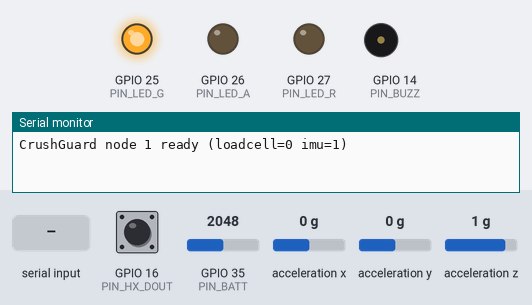
Simulated run of this sketch. Board: ESP32. Shown: output pins drawn as LEDs (lit = HIGH), buzzer (waves = sounding, pin HIGH), the last lines printed to the serial monitor. Wiring (inferred from the names in the program): MPU-6050 motion sensor at I2C address 0x68. The inputs (shaded band) are chosen by the test bench; at power-on: GPIO 16 (PIN_HX_DOUT) HIGH, GPIO 35 (PIN_BATT) = 2048, acceleration x 0 g, acceleration y 0 g, acceleration z 1 g. EEPROM starts erased; pins used as bus, display or sensor lines are not drawn.

Above: at 2.7 s.
2.8 s: "info\n" received over Serial
4.3 s: "id 90\n" received over Serial
5.8 s: "thr 90\n" received over Serial
7.3 s: GPIO 16 (PIN_HX_DOUT) pulsed LOW 5 times (0.12 s each, 0.3 s apart)
At 8.45 s:
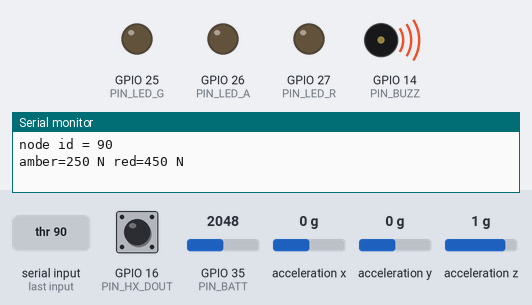
At 8.95 s:
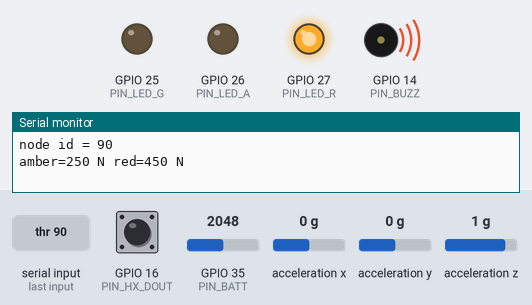
10.3 s: GPIO 16 (PIN_HX_DOUT) driven LOW
At 11.0 s:
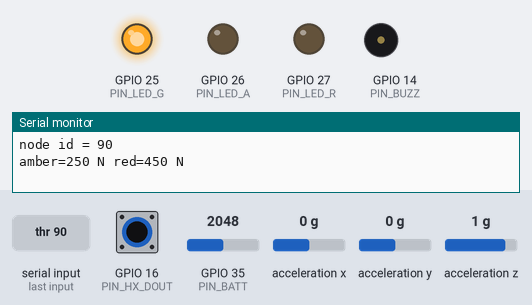
Timing chart, 0 to 12.8 s (numbered marks = the images above; inputs shaded):
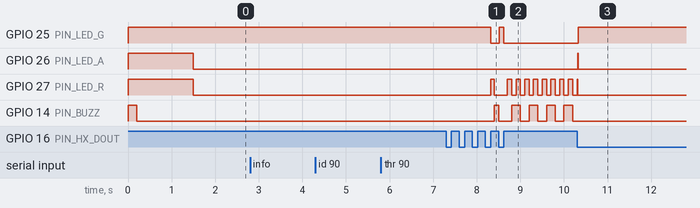

The sketch:

node.ino
```cpp
/*
  CrushGuard barricade node (ESP32)
  ---------------------------------
  Measures how hard a crowd is pushing on a barricade and how much it is surging,
  shows a local green/amber/red beacon, and streams telemetry over ESP-NOW.

  Hardware (no extra libraries needed; HX711 and MPU6050 are driven directly):
    HX711  DOUT -> GPIO16   SCK -> GPIO4    VCC 3.3V  GND
    MPU6050 SDA -> GPIO21   SCL -> GPIO22   VCC 3.3V  GND
    LEDs   GREEN -> GPIO25  AMBER -> GPIO26  RED -> GPIO27   (each via 220R to GND)
    Buzzer (active, 3.3-5V) -> GPIO14 (via NPN transistor if >20 mA)
    Battery: LiPo+ -> 100k -> GPIO35 -> 100k -> GND
    Load cell: bar load cell (e.g. 20 kg / 50 kg) inside the clamp, E+/E-/A+/A- to HX711

  USB serial commands (115200 baud), saved in flash:
    id <n>        set node id (flash the same firmware on every node, then set id)
    tare          zero the load cell (nothing touching the barricade)
    cal <newtons> put a known load on the clamp (e.g. 10 kg weight = 98.1) then run
    thr <amber> <red>   local thresholds in newtons
    info          print current settings and readings
*/
#include <WiFi.h>
#include <esp_now.h>
#include <esp_wifi.h>
#include <Wire.h>
#include <Preferences.h>
#include "esp_arduino_version.h"
#include "cg_protocol.h"
#include "crush_metrics.h"

// ---------- pins ----------
const int PIN_HX_DOUT = 16, PIN_HX_SCK = 4;
const int PIN_LED_G = 25, PIN_LED_A = 26, PIN_LED_R = 27, PIN_BUZZ = 14;
const int PIN_BATT = 35;
const uint8_t MPU_ADDR = 0x68;

// ---------- settings (persisted) ----------
Preferences prefs;
uint8_t nodeId = 1;
long    tareRaw = 0;
float   scaleNPerCount = 0.0005f;   // replaced by 'cal'
float   amberN = 250, redN = 450;   // demo defaults; set from the barricade's rated load

// ---------- state ----------
CrushMetrics metrics;
CollapseDetector collapse;
bool loadcellOk = false, imuOk = false, collapsed = false;
float tiltDeg = 0;
uint8_t level = CG_GREEN, localLvl = CG_GREEN;
uint8_t overrideLevel = 0; uint32_t overrideUntil = 0;
uint32_t identifyUntil = 0;
uint16_t seq = 0;
float swayRms = 0;
volatile bool pendingTare = false;
const uint8_t BROADCAST[6] = {0xFF, 0xFF, 0xFF, 0xFF, 0xFF, 0xFF};
portMUX_TYPE hxMux = portMUX_INITIALIZER_UNLOCKED;

// ================= HX711 (bit-banged, gain 128, channel A) =================
bool hxReady() { return digitalRead(PIN_HX_DOUT) == LOW; }

long hxRead() {
  long v = 0;
  portENTER_CRITICAL(&hxMux);            // timing-critical: SCK high must stay < 60 us
  for (int i = 0; i < 24; i++) {
    digitalWrite(PIN_HX_SCK, HIGH); delayMicroseconds(1);
    v = (v << 1) | digitalRead(PIN_HX_DOUT);
    digitalWrite(PIN_HX_SCK, LOW);  delayMicroseconds(1);
  }
  digitalWrite(PIN_HX_SCK, HIGH); delayMicroseconds(1);   // 25th pulse -> gain 128
  digitalWrite(PIN_HX_SCK, LOW);
  portEXIT_CRITICAL(&hxMux);
  if (v & 0x800000) v |= 0xFF000000;    // sign-extend 24-bit
  return v;
}

long hxAverage(int n) {
  long long sum = 0; int got = 0; uint32_t t0 = millis();
  while (got < n && millis() - t0 < 3000) {
    if (hxReady()) { sum += hxRead(); got++; }
    delay(1);
  }
  return got ? (long)(sum / got) : 0;
}

// ================= MPU6050 (raw registers) =================
bool mpuInit() {
  Wire.beginTransmission(MPU_ADDR); Wire.write(0x6B); Wire.write(0x00);   // wake
  if (Wire.endTransmission() != 0) return false;
  Wire.beginTransmission(MPU_ADDR); Wire.write(0x1C); Wire.write(0x08);   // +-4 g
  Wire.endTransmission();
  Wire.beginTransmission(MPU_ADDR); Wire.write(0x1A); Wire.write(0x03);   // DLPF ~44 Hz
  Wire.endTransmission();
  return true;
}

bool mpuReadAccel(float &ax, float &ay, float &az) {
  Wire.beginTransmission(MPU_ADDR); Wire.write(0x3B);
  if (Wire.endTransmission(false) != 0) return false;
  if (Wire.requestFrom((int)MPU_ADDR, 6) != 6) return false;
  int16_t x = (Wire.read() << 8) | Wire.read();
  int16_t y = (Wire.read() << 8) | Wire.read();
  int16_t z = (Wire.read() << 8) | Wire.read();
  const float k = 9.80665f / 8192.0f;
  ax = x * k; ay = y * k; az = z * k;
  return true;
}

// Horizontal sway: remove the slow part (gravity + mounting tilt) with an EMA,
// then RMS of the rest over ~1 s.
// Tilt: angle between the gravity direction now (0.1 s average) and the mounting
// position (20 s average). A barricade that is pushed over shows a big tilt.
void updateSway() {
  static float bx = 0, by = 0, ms = 0; static bool init = false;
  static float g0x, g0y, g0z, g1x, g1y, g1z;
  float ax, ay, az;
  if (!mpuReadAccel(ax, ay, az)) { imuOk = false; return; }
  imuOk = true;
  if (!init) { bx = ax; by = ay; g0x = g1x = ax; g0y = g1y = ay; g0z = g1z = az; init = true; }
  bx += 0.02f * (ax - bx); by += 0.02f * (ay - by);
  float hx = ax - bx, hy = ay - by;
  ms += 0.01f * ((hx * hx + hy * hy) - ms);   // ~1 s at 100 Hz
  swayRms = sqrtf(ms);

  g1x += 0.1f * (ax - g1x); g1y += 0.1f * (ay - g1y); g1z += 0.1f * (az - g1z);
  if (!collapsed) {                            // freeze the reference while collapsed
    g0x += 0.0005f * (ax - g0x); g0y += 0.0005f * (ay - g0y); g0z += 0.0005f * (az - g0z);
  }
  float n0 = sqrtf(g0x * g0x + g0y * g0y + g0z * g0z), n1 = sqrtf(g1x * g1x + g1y * g1y + g1z * g1z);
  if (n0 > 1 && n1 > 1) {
    float c = (g0x * g1x + g0y * g1y + g0z * g1z) / (n0 * n1);
    c = c > 1 ? 1 : (c < -1 ? -1 : c);
    tiltDeg = acosf(c) * 57.2958f;
  }
}

// ================= ESP-NOW =================
void handleCommand(const CgCommand &c) {
  if (c.magic != CG_MAGIC || c.type != CG_COMMAND) return;
  if (c.target != 0 && c.target != nodeId) return;
  switch (c.cmd) {
    case CMD_SET_LEVEL:
      overrideLevel = (uint8_t)c.a;
      overrideUntil = millis() + (uint32_t)(c.b * 1000);
      break;
    case CMD_SET_THRESH:
      if (c.a > 0 && c.b > c.a) { amberN = c.a; redN = c.b;
        prefs.putFloat("amber", amberN); prefs.putFloat("red", redN); }
      break;
    case CMD_TARE: pendingTare = true; break;
    case CMD_IDENTIFY: identifyUntil = millis() + 5000; break;
  }
}

#if ESP_ARDUINO_VERSION_MAJOR >= 3
void onRecv(const esp_now_recv_info_t *info, const uint8_t *data, int len) {
#else
void onRecv(const uint8_t *mac, const uint8_t *data, int len) {
#endif
  if (len == sizeof(CgCommand)) {
    CgCommand c; memcpy(&c, data, sizeof(c)); handleCommand(c);
  }
}

void espnowInit() {
  WiFi.mode(WIFI_STA);
  WiFi.disconnect();
  esp_wifi_set_channel(CG_CHANNEL, WIFI_SECOND_CHAN_NONE);
  if (esp_now_init() != ESP_OK) { Serial.println("ESP-NOW init failed"); return; }
  esp_now_register_recv_cb(onRecv);
  esp_now_peer_info_t peer = {};
  memcpy(peer.peer_addr, BROADCAST, 6);
  peer.channel = CG_CHANNEL;
  peer.encrypt = false;
  peer.ifidx = WIFI_IF_STA;
  esp_now_add_peer(&peer);
}

void sendTelemetry() {
  CgTelemetry p = {};
  p.magic = CG_MAGIC; p.version = CG_VERSION; p.type = CG_TELEMETRY;
  p.node_id = nodeId; p.seq = seq++;
  p.battery_mv = (uint16_t)(analogReadMilliVolts(PIN_BATT) * 2);
  p.node_ms = millis();
  p.force_n = metrics.force();
  p.rate_nps = metrics.rate();
  p.peak_n = metrics.peak();
  p.turbulence_n = metrics.turbulence();
  p.sway_ms2 = swayRms;
  p.level = level;
  p.flags = (loadcellOk ? CGF_LOADCELL_OK : 0) | (imuOk ? CGF_IMU_OK : 0) |
            (millis() < overrideUntil ? CGF_OVERRIDE : 0) | (collapsed ? CGF_COLLAPSE : 0);
  p.tilt_ddeg = (uint16_t)(tiltDeg * 10);
  esp_now_send(BROADCAST, (uint8_t *)&p, sizeof(p));
}

// ================= beacon =================
void driveBeacon() {
  uint32_t t = millis();
  bool g = false, a = false, r = false, bz = false;
  if (t < identifyUntil) {                       // "where is node 4?" blink all
    bool on = (t / 150) % 2; g = a = r = on;
  } else if (collapsed) {                        // barricade down: red + amber flash, siren
    r = (t / 80) % 2; a = !r;
    bz = (t % 600) < 450;
  } else if (level == CG_GREEN) {
    g = true;
  } else if (level == CG_AMBER) {
    a = (t / 250) % 2;                           // 2 Hz blink
    bz = (t % 2000) < 80;                        // short chirp every 2 s
  } else {
    r = (t / 100) % 2;                           // 5 Hz blink
    bz = (t % 400) < 200;                        // urgent pulsing
  }
  digitalWrite(PIN_LED_G, g); digitalWrite(PIN_LED_A, a);
  digitalWrite(PIN_LED_R, r); digitalWrite(PIN_BUZZ, bz);
}

// ================= serial console =================
void doTare() {
  tareRaw = hxAverage(20);
  prefs.putLong("tare", tareRaw);
  Serial.printf("tare = %ld\n", tareRaw);
}

void handleSerial() {
  static String line;
  while (Serial.available()) {
    char ch = Serial.read();
    if (ch != '\n' && ch != '\r') { line += ch; continue; }
    line.trim();
    if (line.length() == 0) continue;
    if (line.startsWith("id ")) {
      nodeId = (uint8_t)line.substring(3).toInt(); prefs.putUChar("id", nodeId);
      Serial.printf("node id = %u\n", nodeId);
    } else if (line == "tare") {
      doTare();
    } else if (line.startsWith("cal ")) {
      float knownN = line.substring(4).toFloat();
      long raw = hxAverage(20);
      if (knownN > 0 && raw != tareRaw) {
        scaleNPerCount = knownN / (float)(raw - tareRaw);
        prefs.putFloat("scale", scaleNPerCount);
        Serial.printf("scale = %.8f N/count\n", scaleNPerCount);
      } else Serial.println("cal failed: tare first, then load the clamp");
    } else if (line.startsWith("thr ")) {
      float a, r;
      if (sscanf(line.c_str() + 4, "%f %f", &a, &r) == 2 && r > a && a > 0) {
        amberN = a; redN = r; prefs.putFloat("amber", a); prefs.putFloat("red", r);
      }
      Serial.printf("amber=%.0f N red=%.0f N\n", amberN, redN);
    } else if (line == "info") {
      Serial.printf("id=%u tare=%ld scale=%.8f amber=%.0f red=%.0f loadcell=%d imu=%d\n",
                    nodeId, tareRaw, scaleNPerCount, amberN, redN, loadcellOk, imuOk);
      Serial.printf("force=%.1f N rate=%.1f N/s turb=%.1f N sway=%.2f m/s2 tilt=%.1f deg level=%u collapsed=%d\n",
                    metrics.force(), metrics.rate(), metrics.turbulence(), swayRms, tiltDeg, level, collapsed);
    }
    line = "";
  }
}

// ================= main =================
void setup() {
  Serial.begin(115200);
  pinMode(PIN_HX_SCK, OUTPUT); pinMode(PIN_HX_DOUT, INPUT);
  pinMode(PIN_LED_G, OUTPUT); pinMode(PIN_LED_A, OUTPUT);
  pinMode(PIN_LED_R, OUTPUT); pinMode(PIN_BUZZ, OUTPUT);
  analogSetPinAttenuation(PIN_BATT, ADC_11db);

  prefs.begin("crushguard", false);
  nodeId = prefs.getUChar("id", 1);
  tareRaw = prefs.getLong("tare", 0);
  scaleNPerCount = prefs.getFloat("scale", scaleNPerCount);
  amberN = prefs.getFloat("amber", amberN);
  redN = prefs.getFloat("red", redN);

  Wire.begin(21, 22, 400000);
  imuOk = mpuInit();

  // Power-on self test: all LEDs + beep
  digitalWrite(PIN_LED_G, 1); digitalWrite(PIN_LED_A, 1); digitalWrite(PIN_LED_R, 1);
  digitalWrite(PIN_BUZZ, 1); delay(200); digitalWrite(PIN_BUZZ, 0); delay(300);

  uint32_t t0 = millis();
  while (!hxReady() && millis() - t0 < 1000) delay(5);
  loadcellOk = hxReady();
  if (loadcellOk && tareRaw == 0) doTare();       // first boot: auto-zero

  espnowInit();
  Serial.printf("CrushGuard node %u ready (loadcell=%d imu=%d)\n", nodeId, loadcellOk, imuOk);
}

void loop() {
  static uint32_t lastImu = 0, lastTx = 0, lastHx = 0;
  uint32_t now = millis();

  if (pendingTare) { pendingTare = false; doTare(); }

  if (hxReady()) {                               // 10 or 80 Hz depending on HX711 RATE pin
    long raw = hxRead();
    metrics.add(now, (raw - tareRaw) * scaleNPerCount);
    lastHx = now; loadcellOk = true;
  } else if (now - lastHx > 1000) {
    loadcellOk = false;                          // wire cut / HX711 dead -> reported to server
  }

  if (now - lastImu >= 10) { lastImu = now; if (imuOk || now % 5000 < 10) updateSway(); }

  localLvl = localLevel(localLvl, metrics.force(), metrics.rate(), metrics.turbulence(),
                        amberN, redN);
  collapsed = imuOk && collapse.update(now, metrics.force(), metrics.peak(2000), tiltDeg, amberN);
  if (collapsed) localLvl = CG_RED;
  // Final level = worst of (own judgement, server override). If the server goes
  // silent the override expires and the node keeps protecting its own segment.
  level = localLvl;
  if (now < overrideUntil && overrideLevel > level) level = overrideLevel;

  if (now - lastTx >= 200) { lastTx = now; sendTelemetry(); }   // 5 Hz
  driveBeacon();
  handleSerial();
}
```

cg_protocol.h
```cpp
// CrushGuard wire protocol, shared by node and gateway.
// This file must stay IDENTICAL in firmware/node and firmware/gateway
// (Arduino only compiles files inside the sketch folder, so it is copied).
#pragma once
#include <stdint.h>

#define CG_MAGIC    0xC6
#define CG_VERSION  1
#define CG_CHANNEL  1          // Wi-Fi channel used by every node + gateway

enum CgLevel : uint8_t { CG_GREEN = 0, CG_AMBER = 1, CG_RED = 2 };

enum CgType : uint8_t {
  CG_TELEMETRY = 1,   // node -> gateway, ~5 Hz
  CG_COMMAND   = 2,   // gateway -> node(s)
};

enum CgCmd : uint8_t {
  CMD_SET_LEVEL  = 1, // a = level, b = hold seconds (server override)
  CMD_SET_THRESH = 2, // a = amber N, b = red N
  CMD_TARE       = 3, // zero the load cell
  CMD_IDENTIFY   = 4, // blink all LEDs for 5 s (find a node on site)
};

// flags bits in telemetry
#define CGF_LOADCELL_OK 0x01
#define CGF_IMU_OK      0x02
#define CGF_OVERRIDE    0x04   // level is currently forced by the server
#define CGF_COLLAPSE    0x08   // barricade collapse detected (latched 30 s)

typedef struct __attribute__((packed)) {
  uint8_t  magic;         // CG_MAGIC
  uint8_t  version;       // CG_VERSION
  uint8_t  type;          // CG_TELEMETRY
  uint8_t  node_id;       // 1..250
  uint16_t seq;
  uint16_t battery_mv;
  uint32_t node_ms;
  float    force_n;       // smoothed push force on the barricade (newtons)
  float    rate_nps;      // slope of force over last 2 s (N per second)
  float    peak_n;        // max force in last 1 s
  float    turbulence_n;  // oscillation amplitude (std-dev around trend, last 5 s)
  float    sway_ms2;      // horizontal vibration RMS of the barricade (m/s^2)
  uint8_t  level;         // CgLevel the node is showing on its beacon
  uint8_t  flags;         // CGF_*
  uint16_t tilt_ddeg;     // barricade tilt from its mounting position, 0.1 degree units
} CgTelemetry;            // 40 bytes

typedef struct __attribute__((packed)) {
  uint8_t  magic;
  uint8_t  version;
  uint8_t  type;          // CG_COMMAND
  uint8_t  target;        // node id, 0 = all nodes
  uint8_t  cmd;           // CgCmd
  uint8_t  reserved[3];
  float    a;
  float    b;
} CgCommand;              // 16 bytes
```

Source omitted: crush_metrics.h (4401 bytes)

Measured:
- after the input at 7.3 s, GPIO 25 (PIN_LED_G): HIGH → LOW after 1.0 s, → HIGH 0.19 s later, → LOW 0.11 s later; GPIO 27 (PIN_LED_R): goes HIGH 0.08 s, LOW 0.30 s, 7 × (HIGH 0.10 s, LOW 0.10 s), HIGH 0.10 s, then LOW, starting after 1.0 s
- after the input at 10.3 s, GPIO 25 (PIN_LED_G): LOW → HIGH at once; GPIO 26 (PIN_LED_A): LOW → HIGH at once, → LOW 0.01 s later; GPIO 14 (PIN_BUZZ): stops changing and stays LOW
